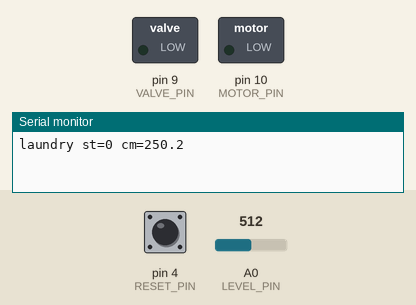
This sketch was run on a simulated Arduino Uno, built with avr-gcc and run on an emulated ATmega328P. Shown: switched loads named in the sketch (green lamp = pin HIGH), the last lines printed to the serial monitor. Inputs (shaded band) come from the test bench; at power-on: A0 (LEVEL_PIN) = 512, pin 4 (RESET_PIN) HIGH.

Above: at 1.2 s.
1.3 s: A0 (LEVEL_PIN) set to 22
2.8 s: A0 (LEVEL_PIN) set to 19
At 4.0 s:
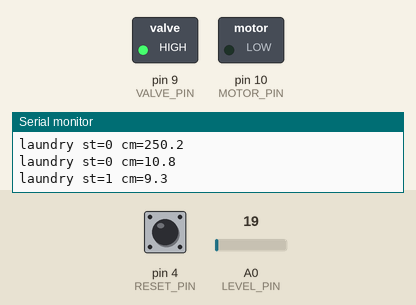
4.3 s: A0 (LEVEL_PIN) set to 48
5.8 s: A0 (LEVEL_PIN) set to 54
At 6.4 s:
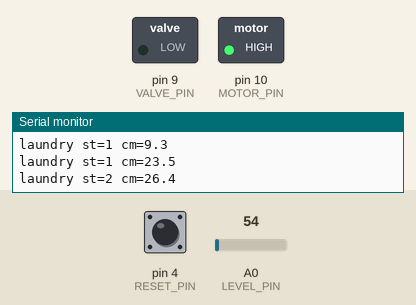
7.3 s: A0 (LEVEL_PIN) set to 10
At 8.5 s:
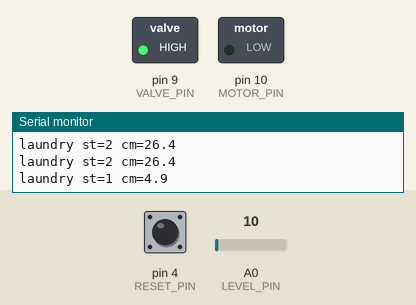
8.8 s: A0 (LEVEL_PIN) set to 122
At 9.8 s:
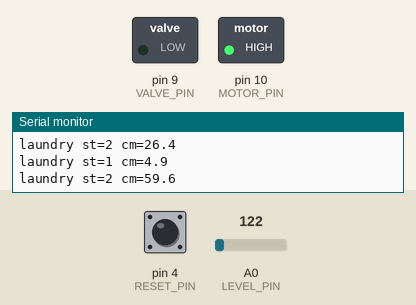
Timing chart, 0 to 11.3 s (numbered marks = the images above; inputs shaded):
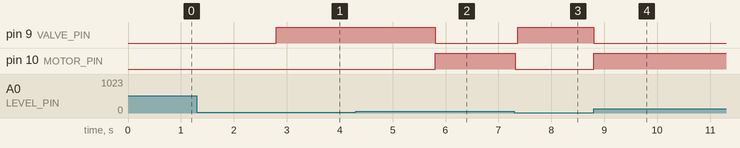

The sketch:

sketch.ino
```cpp
// Compact laundry fill/run cycle controller (known-good build).
// Level probe on A0 (10 mV/cm), fill valve on D9, drum motor on D10.
// Reset button on D4 (pull-up) returns to IDLE.

const int LEVEL_PIN = A0;
const int VALVE_PIN = 9;
const int MOTOR_PIN = 10;
const int RESET_PIN = 4;
const float EMPTY_CM = 10.0f;
const float FULL_CM = 25.0f;
const float RUN_MIN_CM = 20.0f;
const float MV_PER_CM = 10.0f;
const unsigned long TICK_MS = 40;
const unsigned long STATUS_MS = 1000;

enum CycleState
{
    ST_IDLE = 0,
    ST_FILL = 1,
    ST_RUN = 2
};

CycleState state = ST_IDLE;
unsigned long lastTick = 0;
unsigned long lastStatus = 0;
float levelCm = 0.0f;

float readLevelCm()
{
    int raw = analogRead(LEVEL_PIN);
    float mv = raw * (5000.0f / 1023.0f);
    return mv / MV_PER_CM;
}

void driveOutputs()
{
    digitalWrite(VALVE_PIN, state == ST_FILL ? HIGH : LOW);
    digitalWrite(MOTOR_PIN, state == ST_RUN ? HIGH : LOW);
}

void printStatus()
{
    Serial.print("laundry st=");
    Serial.print((int)state);
    Serial.print(" cm=");
    Serial.println(levelCm, 1);
}

void setup()
{
    pinMode(VALVE_PIN, OUTPUT);
    pinMode(MOTOR_PIN, OUTPUT);
    pinMode(RESET_PIN, INPUT_PULLUP);
    driveOutputs();
    Serial.begin(9600);
    lastTick = millis();
    lastStatus = millis();
}

void loop()
{
    unsigned long now = millis();

    if (now - lastTick >= TICK_MS)
    {
        lastTick = now;
        levelCm = readLevelCm();

        if (digitalRead(RESET_PIN) == LOW)
        {
            state = ST_IDLE;
        }
        else if (state == ST_IDLE && levelCm < EMPTY_CM)
        {
            state = ST_FILL;
        }
        else if (state == ST_FILL && levelCm >= FULL_CM)
        {
            state = ST_RUN;
        }
        else if (state == ST_RUN && levelCm < RUN_MIN_CM)
        {
            state = ST_IDLE;
        }

        driveOutputs();
    }

    if (now - lastStatus >= STATUS_MS)
    {
        lastStatus = now;
        printStatus();
    }
}
```

Measured:
- the behaviour switches between 21 and 20 on A0 (LEVEL_PIN) (found by bisection; images 0 and 1)
- the behaviour switches between 51 and 52 on A0 (LEVEL_PIN) (found by bisection; images 1 and 2)
- after the input at 2.8 s, pin 9 (VALVE_PIN): LOW → HIGH at once
- after the input at 5.8 s, pin 9 (VALVE_PIN): HIGH → LOW at once; pin 10 (MOTOR_PIN): LOW → HIGH at once
- after the input at 7.3 s, pin 9 (VALVE_PIN): LOW → HIGH after 0.06 s; pin 10 (MOTOR_PIN): HIGH → LOW at once
- after the input at 8.8 s, pin 9 (VALVE_PIN): HIGH → LOW at once; pin 10 (MOTOR_PIN): LOW → HIGH at once
